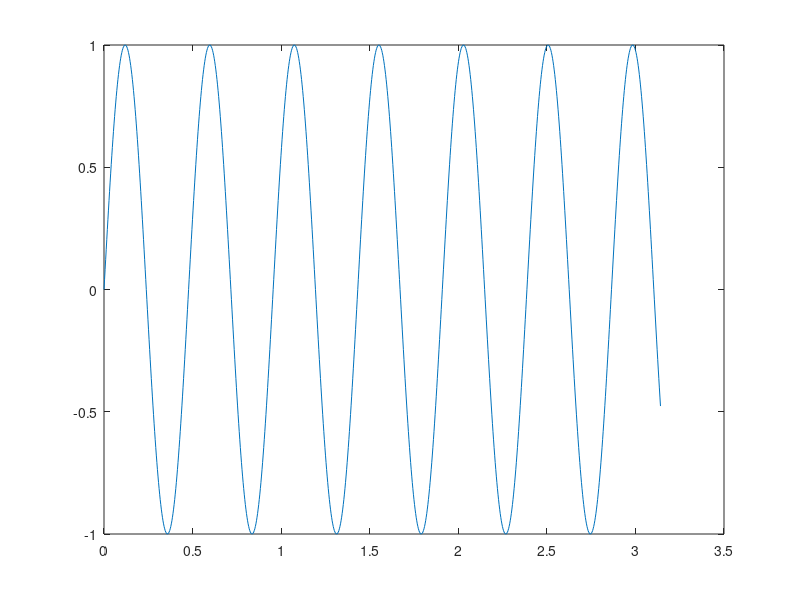

Recreate this plot in MATLAB.
% plotting sine

tw = 20;
sw = 20/0.6667*2;
f = sw/90*pi;
shift = 0;
steps = 1000;
stepsize = sw*3/2/steps;
x = (0:stepsize:sw*3/2)./90.*pi;
psi = 0;
y = sin(2*pi*f*x + psi);

plot(x,y)